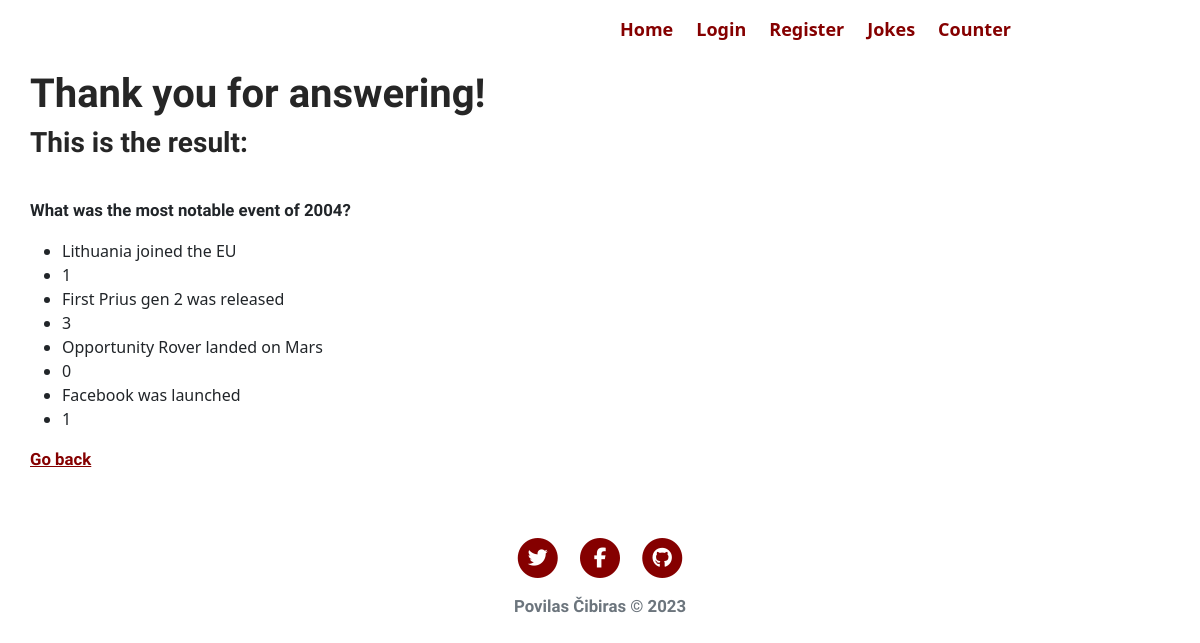
The app's page /polls/results, older data.
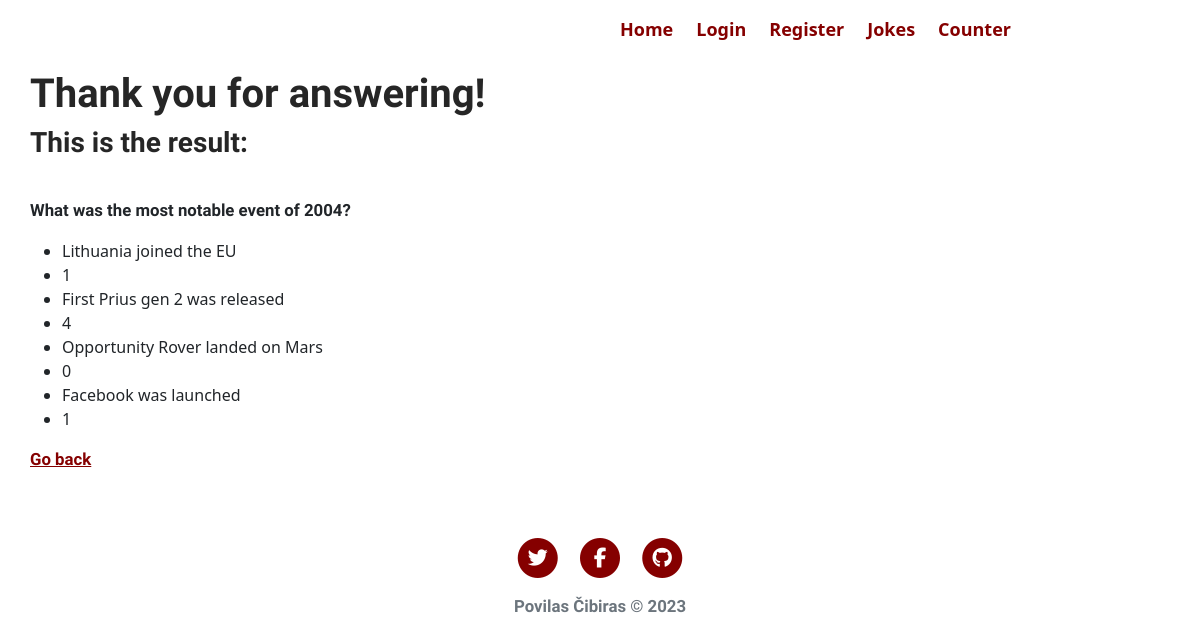
The same page, newer data.
### polls/models.py (models this page shows, shortened)
class Choice(models.Model):
    question = models.ForeignKey(Question, on_delete=models.CASCADE)
    choice_text = models.CharField(max_length=300)
    votes = models.IntegerField(default=0)

### polls/views.py (the view)
# urls.py: path('polls/results', views.results, name='results'),
def results(request):
    question = Question.objects.get(id=1)
    return render(request, "polls/results.html", {"question":question})

### polls/templates/polls/results.html (shortened to what this page needs)
{% extends 'website/base.html' %}
{% load static %}
{% block content %}
<div class="result-container">
    <div class="result-title">
        <h1> Thank you for answering!</h1>
        <h3> This is the result:</h3>
    </div>
    <p>{{ question.question_text }}</p>
    <ul>
        {% for choice in question.choice_set.all %}
        <li>{{ choice.choice_text }}</li>
        <li> {{ choice.votes }} </li>
        {% endfor %}
    </ul>
    <p><a href="{% url 'welcome' %}">Go back</a></p>
</div>
{% endblock %}

Row changes from the older to the newer data that the page shows:
changed Choice "First Prius gen 2 was released": votes "3" → "4"
